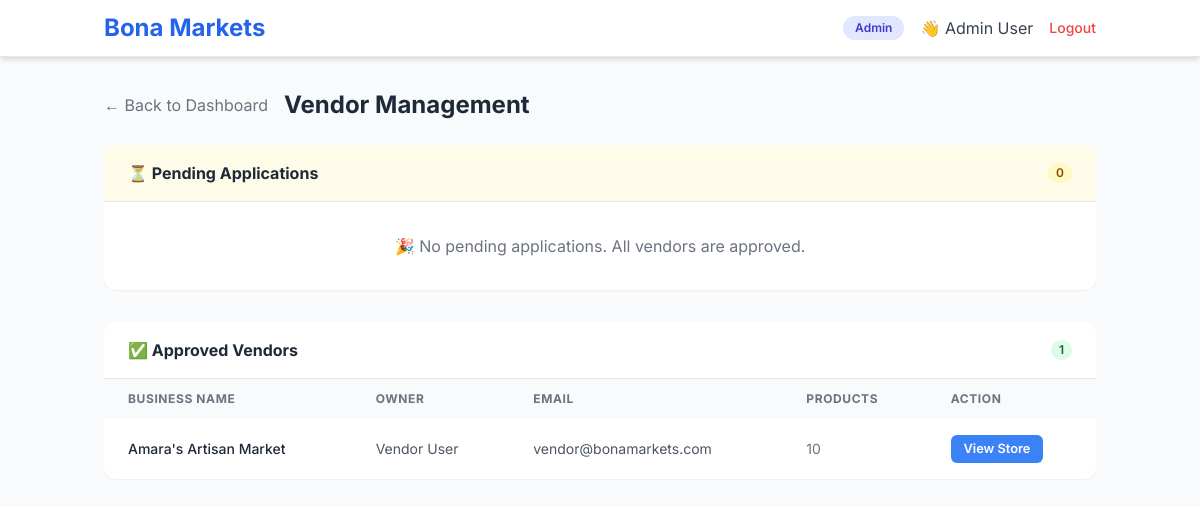
Screenshot of /Public/admin/vendors.php (signed in) with the database file from the repository.
### tables this page shows
CREATE TABLE vendor_profiles (
    id INT AUTO_INCREMENT PRIMARY KEY,
    user_id INT UNIQUE NOT NULL,
    business_name VARCHAR(255) NOT NULL,
    logo_url VARCHAR(500) NULL,
    description TEXT NULL,
    bank_details TEXT NULL,
    approved BOOLEAN DEFAULT 0,
    applied_at DATETIME DEFAULT CURRENT_TIMESTAMP,
    phone VARCHAR(20) NULL,
    city VARCHAR(100) NULL,
    country VARCHAR(100) NULL,
    owner_name VARCHAR(255) NULL,
    FOREIGN KEY (user_id) REFERENCES users(id) ON DELETE CASCADE
);

CREATE TABLE users (
    id INT AUTO_INCREMENT PRIMARY KEY,
    email VARCHAR(255) UNIQUE NOT NULL,
    passwordHash VARCHAR(255) NOT NULL,
    role ENUM('buyer', 'vendor', 'admin') DEFAULT 'buyer',
    fullname VARCHAR(255) NOT NULL,
    createdAt DATETIME DEFAULT CURRENT_TIMESTAMP
);

### Public/admin/vendors.php (the view, shortened to what this page needs)
<?php
require_once __DIR__ . '/../../config/database.php';
$pendingVendors = $pdo->query("
    SELECT v.*, u.email, u.fullname as user_name
    FROM vendor_profiles v
    JOIN users u ON v.user_id = u.id
    WHERE v.approved = 0
    ORDER BY v.applied_at DESC
")->fetchAll();
$approvedVendors = $pdo->query("
    SELECT v.*, u.email, u.fullname as user_name
    FROM vendor_profiles v
    JOIN users u ON v.user_id = u.id
    WHERE v.approved = 1
    ORDER BY v.business_name ASC
")->fetchAll();
$adminName = $_SESSION['fullname'] ?? 'Admin';
?>
<!DOCTYPE html>
<html lang="en">
<head>
    <script src="https://cdn.tailwindcss.com"></script>
</head>
<body>
    <nav class="bg-white shadow-md sticky top-0 z-50 border-b border-gray-200">
        <div class="container mx-auto px-4 py-3 flex justify-between items-center">
            <a href="../index.php" class="text-2xl font-bold text-blue-600">Bona Markets</a>
            <div class="flex items-center space-x-4">
                <span class="bg-indigo-100 text-indigo-700 px-3 py-1 rounded-full text-xs font-semibold">Admin</span>
                <span class="text-gray-700">👋 <?= htmlspecialchars($adminName) ?></span>
                <a href="../logout.php" class="text-red-500 hover:text-red-700 text-sm font-medium">Logout</a>
            </div>
        </div>
    </nav>
    <div class="container mx-auto px-4 py-8">
        <div class="flex items-center gap-4 mb-6">
            <a href="dashboard.php" class="text-gray-500 hover:text-gray-700">← Back to Dashboard</a>
            <h1 class="text-2xl font-bold text-gray-800">Vendor Management</h1>
        </div>
        <div class="bg-white rounded-xl shadow-sm overflow-hidden mb-8">
            <div class="px-6 py-4 border-b border-gray-200 bg-yellow-50 flex justify-between items-center">
                <h2 class="font-bold text-gray-800">⏳ Pending Applications</h2>
                <span class="bg-yellow-100 text-yellow-800 px-2 py-0.5 rounded-full text-xs font-semibold"><?= count($pendingVendors) ?></span>
            </div>
            <?php if (count($pendingVendors) > 0): ?>
                <div class="overflow-x-auto">
                    <table class="w-full text-sm">
                        <thead class="bg-gray-50 text-gray-500 text-xs uppercase tracking-wider">
                            <tr>
                                <th class="px-6 py-3 text-left">Business Name</th>
                                <th class="px-6 py-3 text-left">Owner</th>
                                <th class="px-6 py-3 text-left">Email</th>
                                <th class="px-6 py-3 text-left">Applied</th>
                                <th class="px-6 py-3 text-left">Actions</th>
                            </tr>
                        </thead>
                        <tbody class="divide-y divide-gray-200">
                            <?php foreach ($pendingVendors as $vendor): ?>
                                <tr class="hover:bg-gray-50">
                                    <td class="px-6 py-4 font-medium text-gray-800"><?= htmlspecialchars($vendor['business_name']) ?></td>
                                    <td class="px-6 py-4 text-gray-600"><?= htmlspecialchars($vendor['user_name'] ?? 'Unknown') ?></td>
                                    <td class="px-6 py-4 text-gray-600"><?= htmlspecialchars($vendor['email']) ?></td>
                                    <td class="px-6 py-4 text-gray-500 text-sm"><?= date('d M Y', strtotime($vendor['applied_at'])) ?></td>
                                    <td class="px-6 py-4 flex gap-2">
                                        <form method="POST" action="">
                                            <input type="hidden" name="vendor_id" value="<?= $vendor['user_id'] ?>">
                                            <button type="submit" name="approve_vendor" class="btn-approve">✓ Approve</button>
                                        </form>
                                        <form method="POST" action="" onsubmit="return confirm('Reject <?= htmlspecialchars($vendor['business_name']) ?>?')">
                                            <input type="hidden" name="vendor_id" value="<?= $vendor['user_id'] ?>">
                                            <button type="submit" name="reject_vendor" class="btn-reject">✕ Reject</button>
                                        </form>
                                    </td>
                                </tr>
                            <?php endforeach; ?>
                        </tbody>
                    </table>
                </div>
            <?php else: ?>
                <div class="px-6 py-8 text-center text-gray-500">🎉 No pending applications. All vendors are approved.</div>
            <?php endif; ?>
        </div>
        <div class="bg-white rounded-xl shadow-sm overflow-hidden">
            <div class="px-6 py-4 border-b border-gray-200 flex justify-between items-center">
                <h2 class="font-bold text-gray-800">✅ Approved Vendors</h2>
                <span class="bg-green-100 text-green-800 px-2 py-0.5 rounded-full text-xs font-semibold"><?= count($approvedVendors) ?></span>
            </div>
            <?php if (count($approvedVendors) > 0): ?>
                <div class="overflow-x-auto">
                    <table class="w-full text-sm">
                        <thead class="bg-gray-50 text-gray-500 text-xs uppercase tracking-wider">
                            <tr>
                                <th class="px-6 py-3 text-left">Business Name</th>
                                <th class="px-6 py-3 text-left">Owner</th>
                                <th class="px-6 py-3 text-left">Email</th>
                                <th class="px-6 py-3 text-left">Products</th>
                                <th class="px-6 py-3 text-left">Action</th>
                            </tr>
                        </thead>
                        <tbody class="divide-y divide-gray-200">
                            <?php foreach ($approvedVendors as $vendor): ?>
                                <tr class="hover:bg-gray-50">
                                    <td class="px-6 py-4 font-medium text-gray-800"><?= htmlspecialchars($vendor['business_name']) ?></td>
                                    <td class="px-6 py-4 text-gray-600"><?= htmlspecialchars($vendor['user_name'] ?? 'Unknown') ?></td>
                                    <td class="px-6 py-4 text-gray-600"><?= htmlspecialchars($vendor['email']) ?></td>
                                    <td class="px-6 py-4 text-gray-500 text-sm">
                                        <?php
                                        $stmt = $pdo->prepare("SELECT COUNT(*) as count FROM products WHERE vendor_id = ?");
                                        $stmt->execute([$vendor['user_id']]);
                                        echo $stmt->fetch()['count'];
                                        ?>
                                    </td>
                                    <td class="px-6 py-4">
                                        <a href="../products/index.php" class="btn-view">View Store</a>
                                    </td>
                                </tr>
                            <?php endforeach; ?>
                        </tbody>
                    </table>
                </div>
            <?php else: ?>
                <div class="px-6 py-8 text-center text-gray-500">No approved vendors yet.</div>
            <?php endif; ?>
        </div>
    </div>
</body>
</html>

### Public/admin/vendors.php (style rules this page uses)
body { font-family: 'Inter', sans-serif; background: #f8fafc; }
.btn-view { background: #3b82f6; color: white; padding: 0.25rem 0.8rem; border-radius: 6px; border: none; cursor: pointer; font-size: 0.8rem; font-weight: 600; text-decoration: none; display: inline-block; }

### rows the page displays
vendor_profiles: business_name "Amara's Artisan Market", user.fullname "Vendor User", user.email "vendor@bonamarkets.com", fetch "10"

### other values shown
$adminName "Admin User"
count($pendingVendors) "0"
count($approvedVendors) "1"
